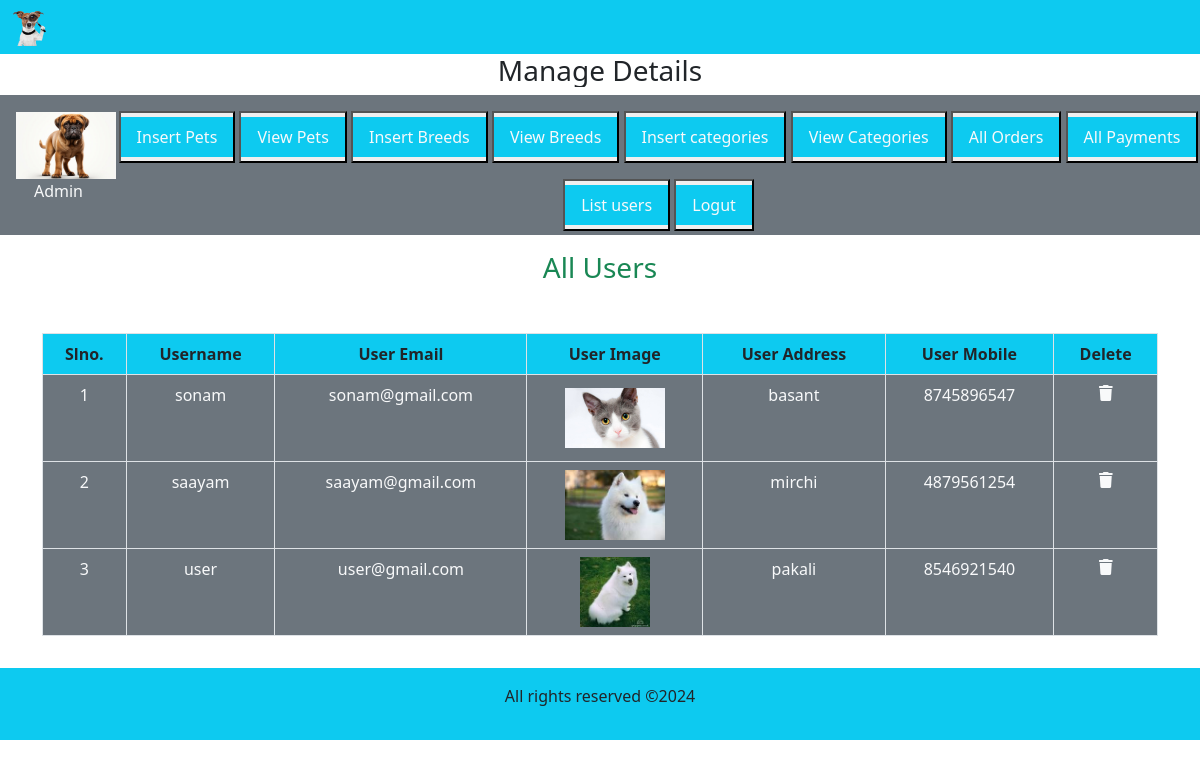
The page /admin_area/index.php?list_users on the database as committed earlier.
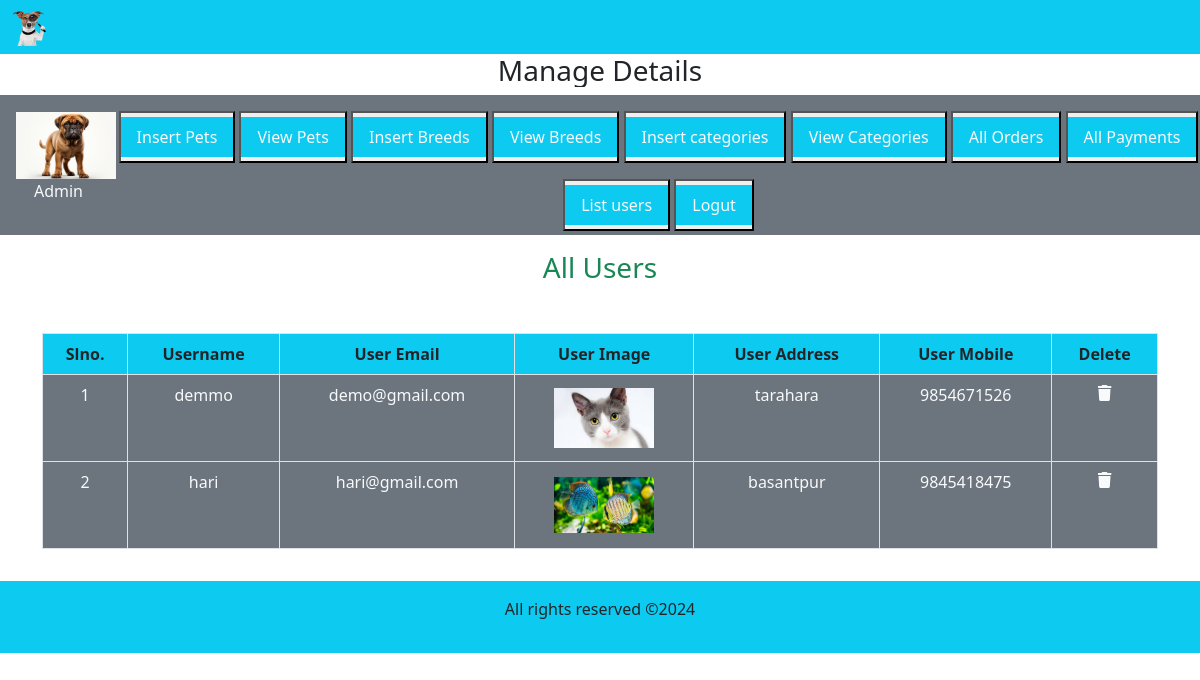
The same page on the database as committed later.
### tables this page shows
CREATE TABLE `user_table` (
  `user_id` int(11) NOT NULL,
  `username` varchar(100) NOT NULL,
  `user_email` varchar(100) NOT NULL,
  `user_password` varchar(255) NOT NULL,
  `user_image` varchar(255) NOT NULL,
  `user_ip` varchar(100) NOT NULL,
  `user_address` varchar(255) NOT NULL,
  `user_mobile` varchar(20) NOT NULL
);

### admin_area/list_users.php (the view, shortened to what this page needs)
<h3 class="text-center text-success">All Users</h3>
<table class="table table-bordered mt-5">
    <thead class="bg-info">
<?php
$get_payments="select * from `user_table`";
$result=mysqli_query($con,$get_payments);
$row_count=mysqli_num_rows($result);
echo"    <tr class=text-center>
            <th>Slno.</th>
            <th>Username</th>
            <th>User Email</th>
            <th>User Image</th>
            <th>User Address</th>
            <th>User Mobile</th>
            <th>Delete</th>
            </tr>
            </thead>
            <tbody class='bg-secondary text-light'>";
if($row_count==0){
    echo "<h2 class='bg-danger text-center mt-5'>No Users Yet</h2>";
}else{
    $number=0;
    while($row_data=mysqli_fetch_assoc($result)){
        $username=$row_data['username'];
        $user_email=$row_data['user_email'];
        $user_image=$row_data['user_image'];
        $user_address=$row_data['user_address'];
        $user_mobile=$row_data['user_mobile'];
        $number++;
        echo" <tr class=text-center>
            <td>$number</td>
            <td>$username</td>
            <td>$user_email</td>
            <td><img src='../users_area/user_images/$user_image' alt=$username class='product_img'/></td>
            <td>$user_address</td>
            <td>$user_mobile</td>
            <td><a href='' class='text-light'> <i class='fa-solid fa-trash'></i></a></td>
        </tr>";
    }
}
?>
    </tbody>
</table>

Rows that differ between the two databases and show on the page:
removed user_table: username "sonam", user_email "sonam@gmail.com", user_image (picture), user_address "basant", user_mobile "8745896547"
removed user_table: username "saayam", user_email "saayam@gmail.com", user_image (picture), user_address "mirchi", user_mobile "4879561254"
removed user_table: username "user", user_email "user@gmail.com", user_image+username (picture), user_address "pakali", user_mobile "8546921540"
added user_table: username "demmo", user_email "demo@gmail.com", user_image (picture), user_address "tarahara", user_mobile "9854671526"
added user_table: username "hari", user_email "hari@gmail.com", user_image (picture), user_address "basantpur", user_mobile "9845418475"
